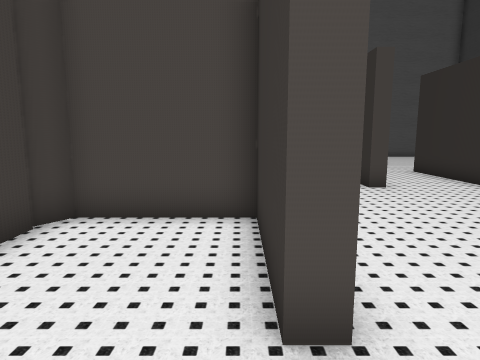
[1] (above)

23 first-person views from a walk through a Unity game level. The camera is 1.5 m above the floor, tilts 8° down and sees 75° across. The floor is counted in squares, 1 m on a side. Each view is taken from the middle of a square. On the plan, view 1 faces up. The plan holds only what a view shows up to about 15 squares ahead; the rest is blank. The place goes on beyond the plan. The player is left out. Some surface patterns are stand-ins.

[2]
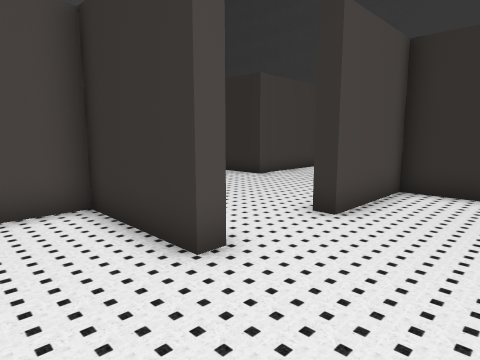

[3]
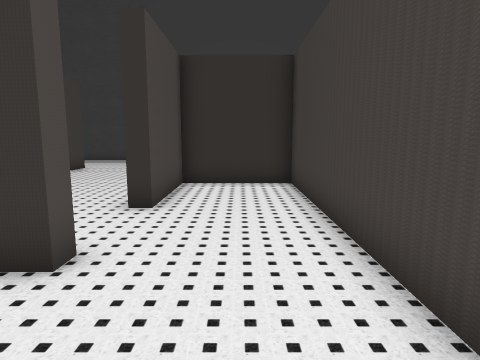

[4]
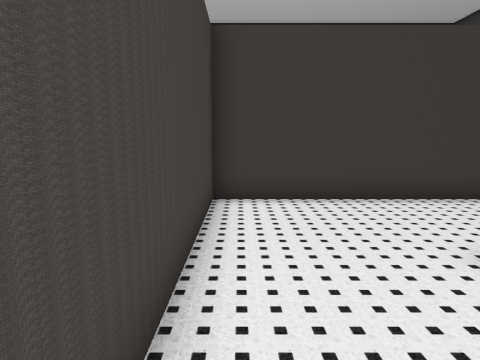

[5]
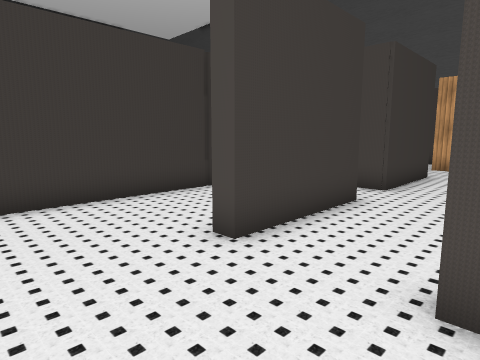

[6]
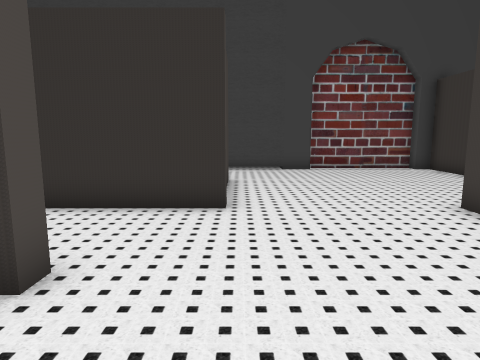

[7]
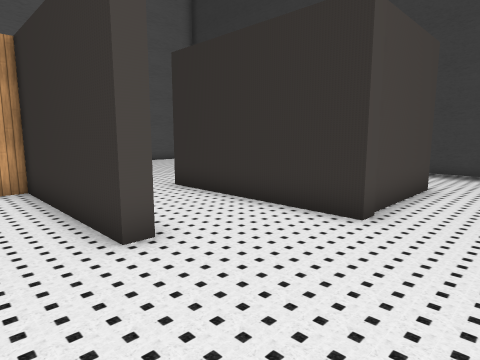

[8]
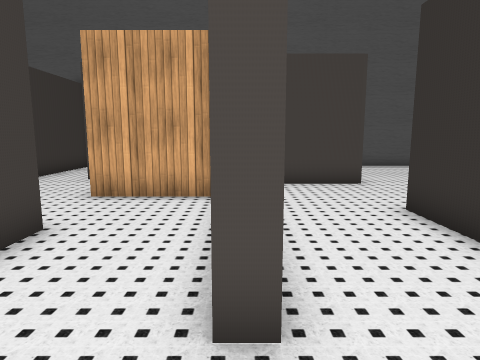

[9]
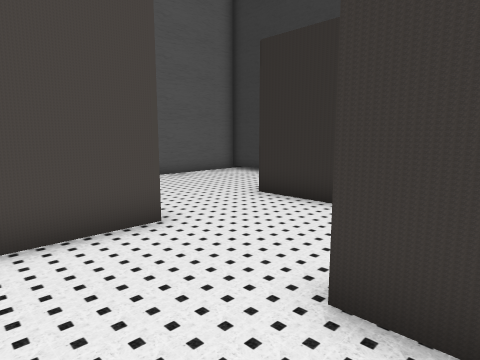

[10]
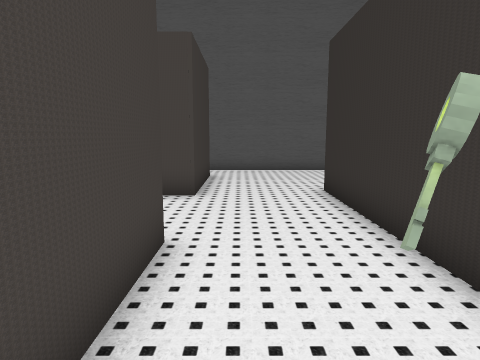

[11]
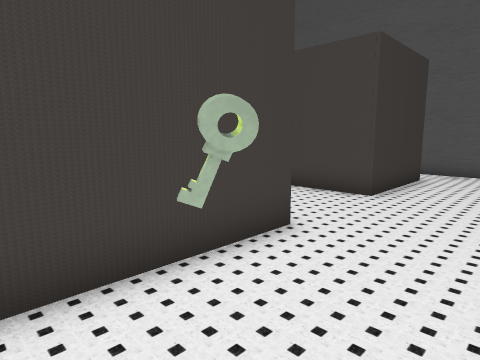

[12]
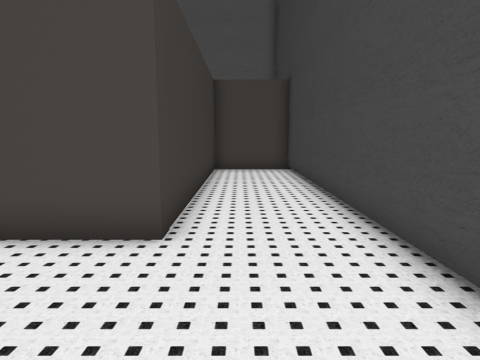

[13]
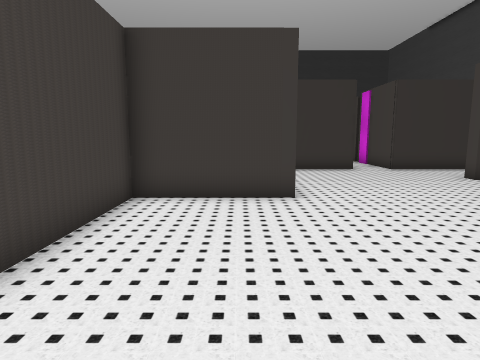

[14]
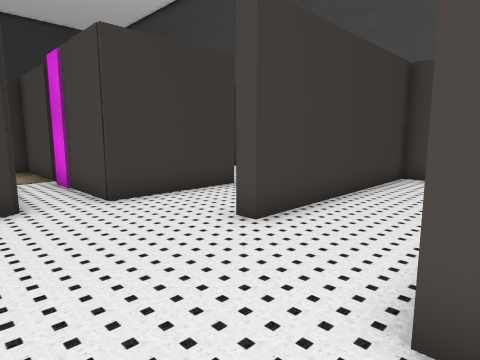

[15]
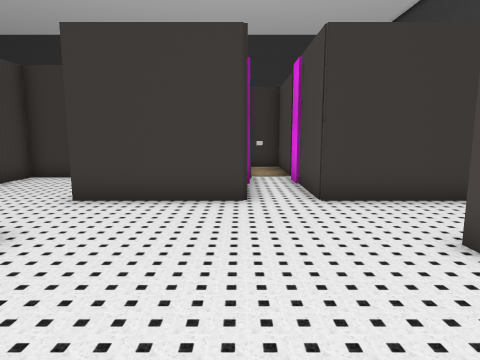

[16]
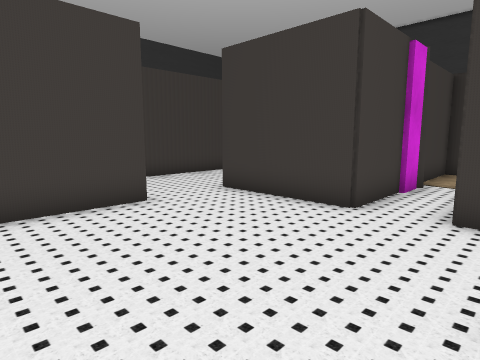

[17]
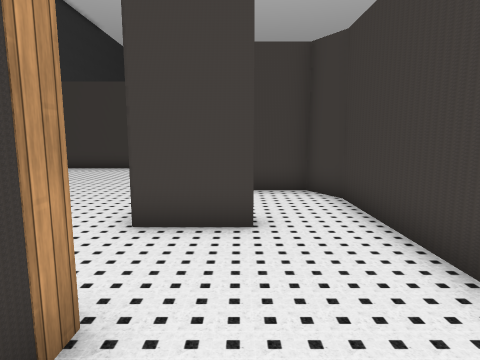

[18]
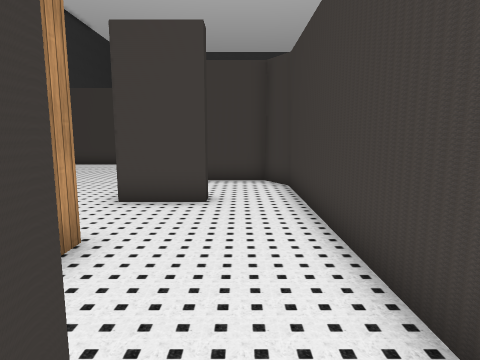

[19]
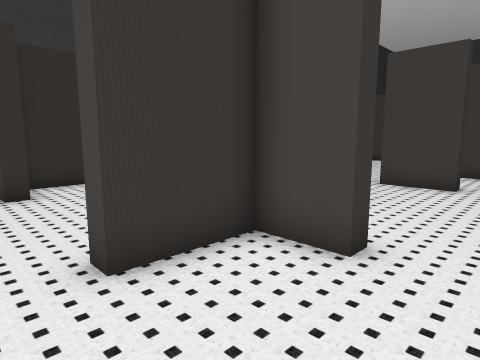

[20]
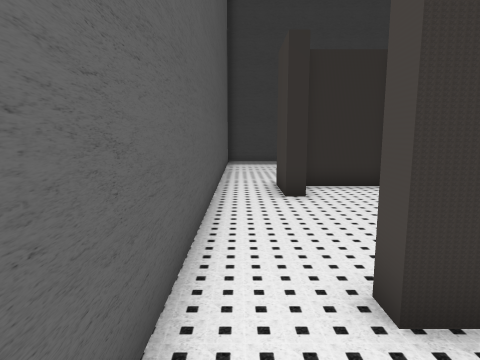

[21]
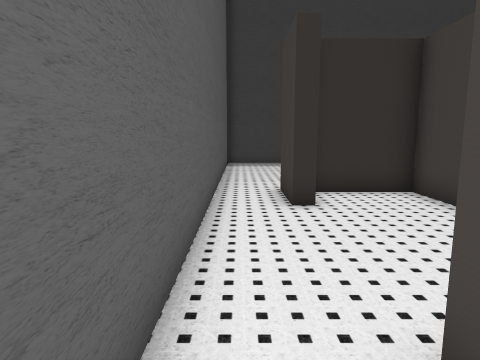

[22]
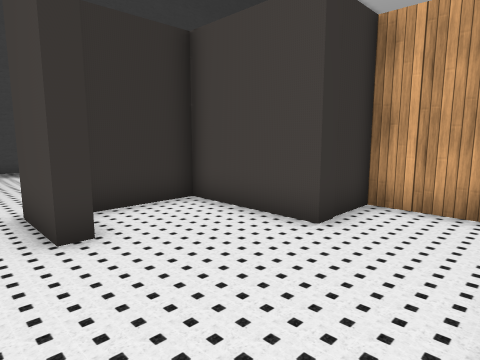

[23]
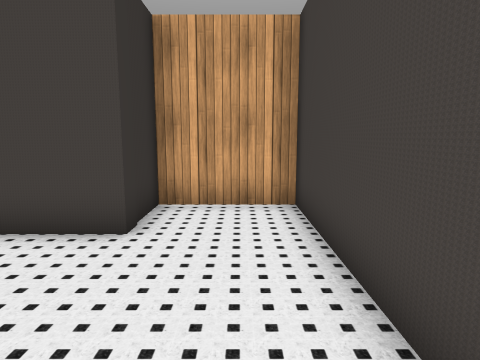

### Floor plan
Ten units are one square. View 1 is at (0, 0); x grows to the right and y downward. Boxes are objects, and circles mark ways between rooms. Rooms are numbered by the first view taken in them; rooms with no view inside come last. Other rooms are left out.
<svg viewBox="-76 -232 238 253">
<path fill="none" stroke="#000" d="M8 -21 3 -21 3 -57 -31 -57 -35 -50 -35 16 70 16 70 -18 34 -18M113 -119 113 -178M79 -134 79 -92M152 -38 152 -172 119 -172 119 -74 74 -74 74 -134M8 -119 8 -79 -34 -79M34 -18 34 -24 74 -24 74 16 152 16 152 10 157 10 157 -38M79 -207 79 -168 43 -168 43 -91 38 -91 38 -147 15 -147M152 -195 152 -227 85 -227M-29 -62 8 -62 8 -21M-36 -79 -71 -79 -71 -62 -41 -62M15 -147 3 -147 3 -155M-35 -174 -35 -115M-13 -114 -13 -119 8 -119M-13 -179 -13 -184 3 -184 3 -207 8 -207M-35 -221 -35 -174M15 -227 -12 -227M57 -202 57 -207 79 -207M8 -207 8 -152 38 -152 38 -173 74 -173 74 -201M85 -227 15 -227M-35 -115 -35 -95 -29 -84 -6 -84"/>
<circle cx="25" cy="-20" r="3" fill="#2a7"/>
<circle cx="10" cy="-135" r="3" fill="#2a7"/>
<circle cx="80" cy="-220" r="3" fill="#2a7"/>
<circle cx="-25" cy="-180" r="3" fill="#2a7"/>
<circle cx="-25" cy="-120" r="3" fill="#2a7"/>
<circle cx="10" cy="-215" r="3" fill="#2a7"/>
<text x="0" y="-10">1</text>
<text x="90" y="-90">2</text>
<text x="-10" y="-150">3</text>
<text x="-10" y="-200">4</text>
<text x="40" y="-200">5</text>
<text x="-10" y="-100">6</text>
</svg>
Room 1 opens to room 2. Room 2 opens to room 3. Room 2 opens to room 5. Room 3 opens to room 4. Room 3 opens to room 6. Room 4 opens to room 5.

Where each view was taken, in squares from view 1:
view 1: 0 up, 0 right, facing up
view 2: 1 down, 2 left, facing up-right
view 3: 0 up, 3 left, facing right
view 4: 1 down, 4 right, facing left
view 5: 1 down, 4 right, facing up-left
view 6: 7 up, 1 right, facing right
view 7: 5 up, 2 right, facing up-right
view 8: 7 up, 4 right, facing up
view 9: 12 up, 5 right, facing up-right
view 10: 9 up, 9 right, facing up
view 11: 9 up, 11 right, facing up-left
view 12: 3 up, 13 right, facing up
view 13: 1 up, 15 right, facing left
view 14: 5 up, 8 right, facing up-left
view 15: 6 up, 8 right, facing left
view 16: 9 up, 7 right, facing down-left
view 17: 17 up, 1 left, facing down
view 18: 19 up, 2 left, facing down
view 19: 22 up, 3 left, facing down-right
view 20: 22 up, 2 left, facing right
view 21: 22 up, 1 left, facing right
view 22: 22 up, 1 right, facing down-right
view 23: 22 up, 2 right, facing down
